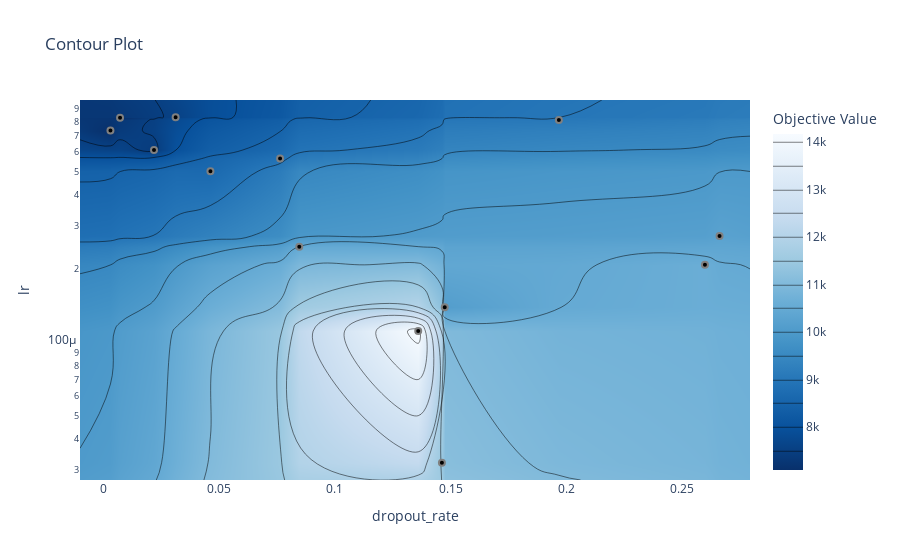

The cell this chart's notebook holds for it:
### Markdown cell above
View in Contour

### Code cell
optuna.visualization.plot_contour(study, params=['lr', 'dropout_rate'])

### Figure 1 — Plotly figure (JSON) as saved in the notebook; plotly's stock layout.template omitted (floating-point values rounded to 4 significant figures; data arrays with more than 128 entries replaced by an {"elided": "..."} marker saying what was removed)
{"data": [{"colorbar": {"title": {"text": "Objective Value"}}, "colorscale": [[0.0, "rgb(247,251,255)"], [0.125, "rgb(222,235,247)"], [0.25, "rgb(198,219,239)"], [0.375, "rgb(158,202,225)"], [0.5, "rgb(107,174,214)"], [0.625, "rgb(66,146,198)"], [0.75, "rgb(33,113,181)"], [0.875, "rgb(8,81,156)"], [1.0, "rgb(8,48,107)"]], "connectgaps": true, "contours": {"coloring": "heatmap"}, "hoverinfo": "none", "line": {"smoothing": 1.3}, "reversescale": true, "x": [-0.009998, 0.00315, 0.007287, 0.02195, 0.03128, 0.04631, 0.07638, 0.08467, 0.136, 0.1462, 0.1475, 0.1968, 0.2598, 0.2661, 0.2793], "y": [2.723e-05, 3.205e-05, 0.0001109, 0.0001388, 0.0002074, 0.0002458, 0.0002719, 0.0005009, 0.000564, 0.0006121, 0.0007344, 0.0008122, 0.0008297, 0.0008329, 0.0009802], "z": {"elided": "15x15 float values"}, "type": "contour"}, {"marker": {"color": "black", "line": {"color": "Grey", "width": 2.0}}, "mode": "markers", "showlegend": false, "x": [0.136, 0.2598, 0.1462, 0.2661, 0.00315, 0.08467, 0.1475, 0.1968, 0.007287, 0.04631, 0.02195, 0.07638, 0.03128], "y": [0.0001109, 0.0002074, 3.205e-05, 0.0002719, 0.0007344, 0.0002458, 0.0001388, 0.0008122, 0.0008297, 0.0005009, 0.0006121, 0.000564, 0.0008329], "type": "scatter"}], "layout": {"title": {"text": "Contour Plot"}, "xaxis": {"title": {"text": "dropout_rate"}, "range": [-0.009998, 0.2793]}, "yaxis": {"title": {"text": "lr"}, "range": [-4.565, -3.009], "type": "log"}}}
